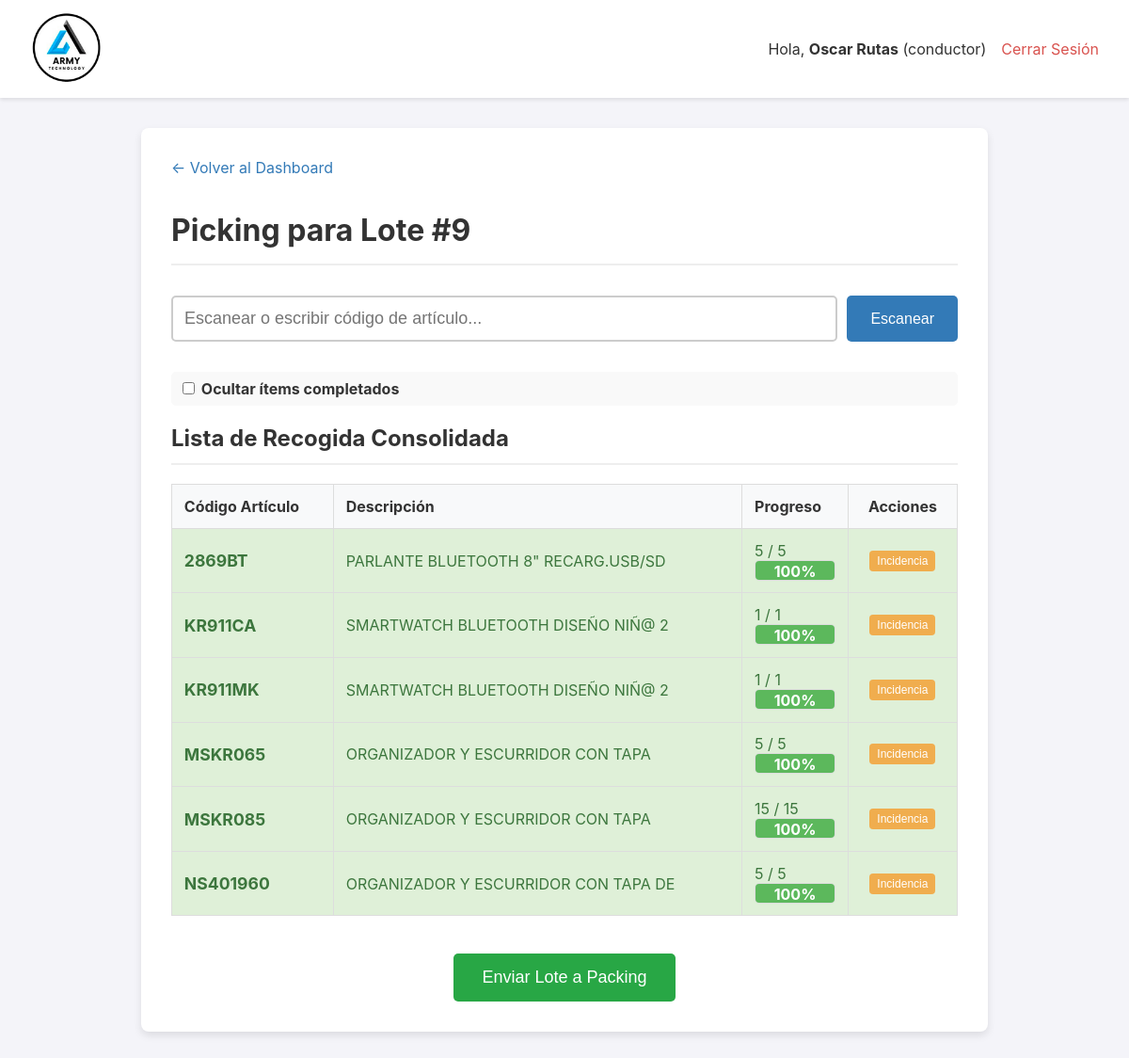
/lote/9 (signed in), run on the app's committed database.
### app.py (models this page shows, shortened)
class User(UserMixin, db.Model):
    id = db.Column(db.Integer, primary_key=True)
    username = db.Column(db.String(80), unique=True, nullable=False)
    password_hash = db.Column(db.String(256), nullable=False)
    role = db.Column(db.String(20), nullable=False, default='operario')

class LotePicking(db.Model):
    id = db.Column(db.Integer, primary_key=True)
    fecha_creacion = db.Column(db.DateTime, nullable=False, default=datetime.datetime.utcnow)
    estado = db.Column(db.String(20), nullable=False, default='ACTIVO')
    ordenes = db.relationship('Orden', backref='lote', lazy=True)
    operario_id = db.Column(db.Integer, db.ForeignKey('user.id', ondelete='SET NULL'), nullable=True)
    operario = db.relationship('User', backref='lotes_asignados')

class ItemOrden(db.Model):
    id = db.Column(db.Integer, primary_key=True)
    orden_id = db.Column(db.Integer, db.ForeignKey('orden.id'), nullable=False)
    codigo_articulo = db.Column(db.String(100), nullable=False)
    descripcion_articulo = db.Column(db.String(300), nullable=False)
    cantidad_solicitada = db.Column(db.Integer, nullable=False)
    cantidad_recogida = db.Column(db.Integer, nullable=False, default=0)
    cantidad_empacada = db.Column(db.Integer, nullable=False, default=0)
    tiene_incidencia = db.Column(db.Boolean, default=False, nullable=False)
    tipo_incidencia = db.Column(db.String(50), nullable=True)
    nota_incidencia = db.Column(db.Text, nullable=True)

### app.py (the view)
@app.route('/lote/<int:lote_id>')
@login_required
def detalle_lote(lote_id):
    lote = LotePicking.query.get_or_404(lote_id)
    lista_consolidada = defaultdict(lambda: {'descripcion': '', 'solicitado': 0, 'recogido': 0, 'items_individuales': []})
    for orden in lote.ordenes:
        for item in orden.items:
            consolidado = lista_consolidada[item.codigo_articulo]
            consolidado['descripcion'] = item.descripcion_articulo
            consolidado['solicitado'] += item.cantidad_solicitada
            consolidado['recogido'] += item.cantidad_recogida
            consolidado['items_individuales'].append(item)
    lista_final = sorted(lista_consolidada.items(), key=lambda x: x[0])
    picking_completo = all(item['recogido'] >= item['solicitado'] for _, item in lista_consolidada.items()) if lista_consolidada else False
    return render_template('detalle_lote.html', lote=lote, lista_consolidada=lista_final, picking_completo=picking_completo )

### app.py (called while the page is built)
@login_manager.user_loader
def load_user(user_id):
    return db.session.get(User, int(user_id))

### templates/detalle_lote.html (shortened to what this page needs)
{% extends "layout.html" %}
{% block content %}
<div class="container">
    <a href="{{ url_for('dashboard') }}" class="back-link">← Volver al Dashboard</a>
    <h1>Picking para Lote #{{ lote.id }}</h1>
    <form id="scan-form" class="scan-form">
        <input type="text" id="scan-input" class="scan-input" placeholder="Escanear o escribir código de artículo..." autofocus onfocus="this.select()" autocomplete="off">
        <button type="submit" class="scan-btn">Escanear</button>
    </form>
    <div class="view-options">
        <label>
            <input type="checkbox" id="toggle-ocultar-completados">
            Ocultar ítems completados
        </label>
    </div>
    <h2>Lista de Recogida Consolidada</h2>
    <table>
        <thead>
            <tr>
                <th>Código Artículo</th>
                <th>Descripción</th>
                <th>Progreso</th>
                <th style="text-align: center;">Acciones</th>
            </tr>
        </thead>
        <tbody>
            {% for codigo, item in lista_consolidada %}
            <tr id="item-row-{{ codigo }}" class="item-row" data-codigo="{{ codigo }}">
                <td><strong>{{ codigo }}</strong></td>
                <td>{{ item.descripcion }}</td>
                <td>
                    <span id="progreso-texto-{{ codigo }}">{{ item.recogido }} / {{ item.solicitado }}</span>
                    <div class="progress-bar">
                        {% set progreso_inicial = (item.recogido / item.solicitado) * 100 if item.solicitado > 0 else 0 %}
                        <div id="progreso-barra-{{ codigo }}" class="progress" style="width: {{ progreso_inicial }}%;">
                            {{ '%.0f'|format(progreso_inicial) }}%
                        </div>
                    </div>
                </td>
                <td style="text-align: center;" class="action-buttons">
                    <button class="incidencia-btn" data-codigo="{{ codigo }}" data-descripcion="{{ item.descripcion }}" data-solicitado="{{ item.solicitado }}">
                        Incidencia
                    </button>
                </td>
            </tr>
            {% endfor %}
        </tbody>
    </table>
    <div style="text-align: center; margin-top: 2.5em;">
        <form action="{{ url_for('finalizar_lote', lote_id=lote.id) }}" method="POST">
            <button id="finalizar-btn" type="submit" class="finalizar-btn" {% if not picking_completo %}disabled{% endif %}>
                Enviar Lote a Packing
            </button>
        </form>
    </div>
</div>
{% endblock %}

### templates/layout.html (shortened to what this page needs)
<!DOCTYPE html>
<html lang="es">
<head>
</head>
<body>
    <header>
        <div class="logo">
            <a href="{{ url_for('dashboard') }}">
                <img src="{{ url_for('static', filename='img/logo.png') }}" alt="Logo de la Empresa">
            </a>
        </div>
        <nav class="nav">
             {% if current_user.is_authenticated %}
                <div class="user-info">
                    <span>Hola, <strong>{{ current_user.username }}</strong> ({{ current_user.role }})</span>
                    <a href="{{ url_for('logout') }}" style="color: #d9534f;">Cerrar Sesión</a>
                </div>
             {% endif %}
        </nav>
    </header>
    <main>
        {% block content %}{% endblock %}
    </main>
</body>
</html>

### templates/layout.html (style rules this page uses)
body { font-family: -apple-system, BlinkMacSystemFont, "Segoe UI", Roboto, "Helvetica Neue", Arial, sans-serif; margin: 0; background-color: #f4f4f9; color: #333; }
header { background-color: #fff; padding: 10px 2em; display: flex; justify-content: space-between; align-items: center; box-shadow: 0 2px 4px rgba(0,0,0,0.1); position: sticky; top: 0; z-index: 100; }
.logo img { height: 80px; }
.nav { display: flex; align-items: center; gap: 1em; }
.nav-admin-links a, .user-info a { text-decoration: none; color: #007bff; }
.user-info { display: flex; align-items: center; gap: 1em; }
main { padding: 2em; }
* { box-sizing: border-box; }
main { padding: 1em; }
@media (min-width: 768px) { main { padding: 2em; } }

### templates/detalle_lote.html (style rules this page uses)
.container { max-width: 900px; margin: auto; background: white; padding: 2em; border-radius: 8px; box-shadow: 0 4px 8px rgba(0,0,0,0.1); }
h1, h2 { border-bottom: 2px solid #eee; padding-bottom: 0.5em; }
.back-link { display: inline-block; margin-bottom: 1rem; color: #337ab7; text-decoration: none; }
.scan-form { margin: 2em 0; display: flex; gap: 10px; flex-direction: column; }
.scan-input { flex-grow: 1; padding: 12px; font-size: 18px; border: 2px solid #ccc; border-radius: 5px; transition: border-color 0.3s; }
.scan-btn { padding: 12px 25px; font-size: 16px; background-color: #337ab7; color: white; border: none; border-radius: 5px; cursor: pointer; transition: background-color 0.3s; }
table { width: 100%; border-collapse: collapse; margin-top: 1em; }
th, td { border: 1px solid #ddd; padding: 0.8em; text-align: left; vertical-align: middle; }
th { background-color: #f8f9fa; }
td strong { font-size: 1.1em; }
.view-options { margin-bottom: 1rem; padding: 0.5rem; background-color: #f9f9f9; border-radius: 5px; }
.view-options label { font-weight: bold; cursor: pointer; }
.action-buttons button { margin: 2px; }
.incidencia-btn { background-color: #f0ad4e; color: white; border: none; padding: 4px 8px; font-size: 12px; border-radius: 4px; cursor: pointer; }
.item-completado { background-color: #dff0d8 !important; color: #3c763d; }
.progress-bar { background-color: #e9ecef; border-radius: 5px; overflow: hidden; height: 22px; border: 1px solid #ddd; }
.progress { background-color: #5cb85c; color: white; text-align: center; font-weight: bold; height: 100%; line-height: 22px; transition: width 0.4s ease-in-out; }
.finalizar-btn { background-color: #28a745; color: white; padding: 15px 30px; font-size: 18px; border: none; border-radius: 5px; cursor: pointer; }
@media (min-width: 768px) { .scan-form { flex-direction: row; } }

### data on the page
User: username "Oscar Rutas", role "conductor"
LotePicking: id "9"
ItemOrden: codigo_articulo "2869BT", descripcion "PARLANTE BLUETOOTH 8\" RECARG.USB/SD", recogido "5", solicitado "5", progreso_inicial "100"
ItemOrden: codigo_articulo "KR911CA", descripcion "SMARTWATCH BLUETOOTH DISEÑO NIÑ@ 2", recogido "1", solicitado "1", progreso_inicial "100"
ItemOrden: codigo_articulo "KR911MK", descripcion "SMARTWATCH BLUETOOTH DISEÑO NIÑ@ 2", recogido "1", solicitado "1", progreso_inicial "100"
ItemOrden: codigo_articulo "MSKR065", descripcion "ORGANIZADOR Y ESCURRIDOR CON TAPA", recogido "5", solicitado "5", progreso_inicial "100"
ItemOrden: codigo_articulo "MSKR085", descripcion "ORGANIZADOR Y ESCURRIDOR CON TAPA", recogido "15", solicitado "15", progreso_inicial "100"
ItemOrden: codigo_articulo "NS401960", descripcion "ORGANIZADOR Y ESCURRIDOR CON TAPA DE", recogido "5", solicitado "5", progreso_inicial "100"
